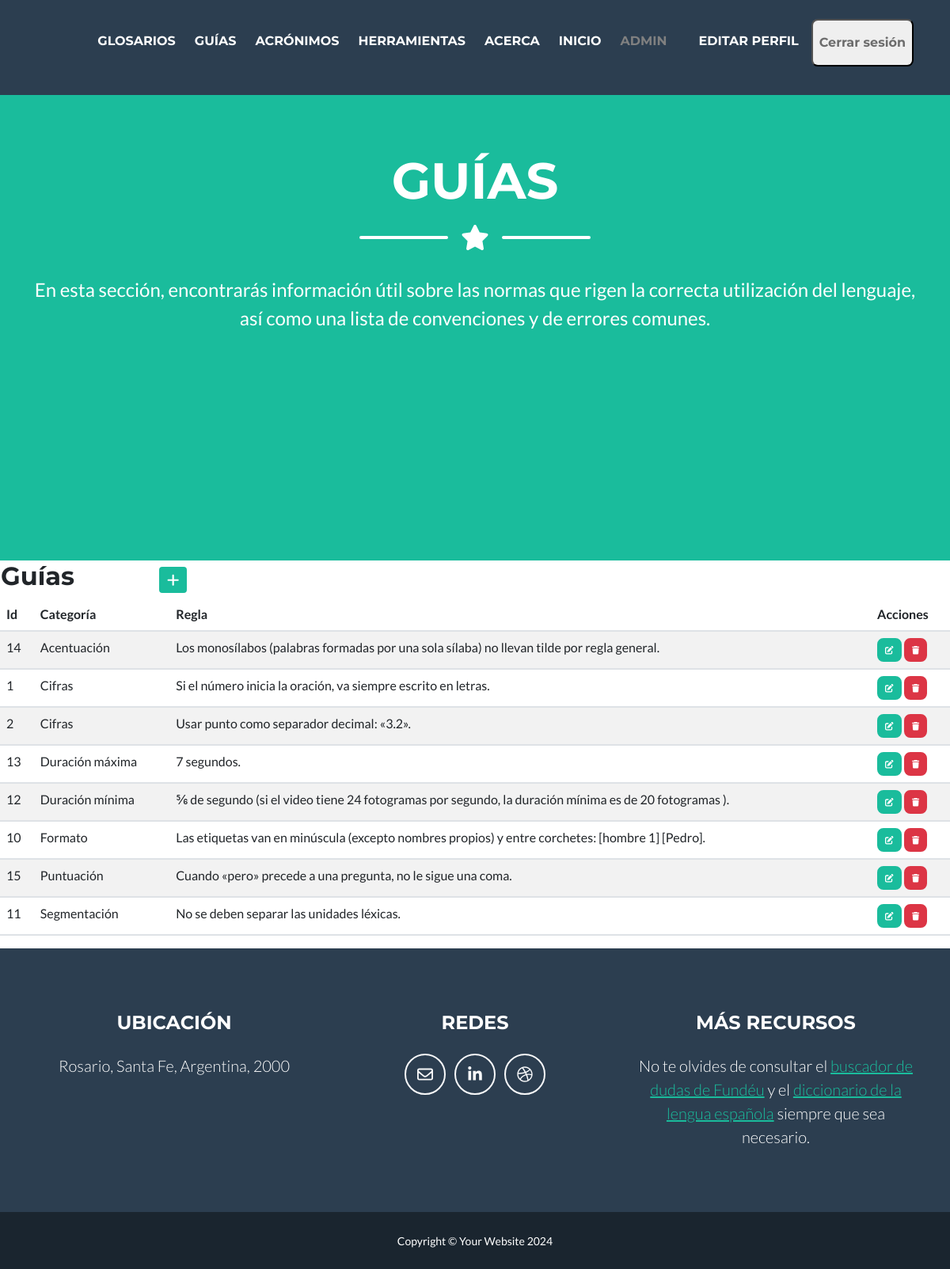
/guías/ (signed in), run on the app's committed database.
### aplicacion/models.py (models this page shows, shortened)
class Guías(models.Model):
    regla = models.CharField(max_length=100)
    categoría = models.CharField(max_length=100)
    class Meta:
        ordering = ["categoría"]
        verbose_name = "Guías"
        verbose_name_plural = "Guías"

### aplicacion/views.py (called while the page is built)
@login_required
def guías(request):
    contexto = {'guías': Guías.objects.all()}
    return render(request, "aplicacion/guías.html", contexto)

### aplicacion/templates/aplicacion/guías.html (shortened to what this page needs)
{% extends "aplicacion/index.html" %}
{% block inicio %}
<li class="nav-item mx-0 mx-lg-1"><a class="nav-link py-3 px-0 px-lg-2 rounded" href="{% url 'home' %}">Inicio</a></li>
{% endblock inicio %}
{% block  titulo%}
<header class="masthead bg-primary text-white text-center">
    <div class="container d-flex align-items-center flex-column">
        <h1 class="masthead-heading text-uppercase mb-0">Guías</h1>
        <div class="divider-custom divider-light">
            <div class="divider-custom-line"></div>
            <div class="divider-custom-icon"><i class="fas fa-star"></i></div>
            <div class="divider-custom-line"></div>
        </div>
        <p class="masthead-subheading font-weight-light mb-0">En esta sección, encontrarás información útil sobre las normas que rigen la correcta utilización del lenguaje, así como una lista de convenciones y de errores comunes.</p>
    </div>
</header>
{% endblock titulo%}
{% block  contenido%}
<table>
    <tr>
        <td width="200"><h2>Guías</h2></td>
        <td>
            <a
            href="{% url 'guíasForm' %}"
            class="btn btn-primary btn-sm"
            ><i class="fa fa-plus fa-lg" title="Crear"> </i>
            </a>
        </td>
    </tr>
</table>
<table class="table table-striped">
    <thead>
        <tr>
            <th>Id</th>
            <th>Categoría</th>
            <th>Regla</th>
            <th>Acciones</th>
        </tr>
    </thead>
    <tbody>
    {% for g in guías  %}
        <tr>
            <td>{{ g.id }}</td>
            <td>{{ g.categoría }}</td>
            <td>{{ g.regla }}</td>
            <td>
                <a
                  href="{% url 'guíasUpdate' g.id %}"
                  class="btn btn-primary"
                  style="--bs-btn-padding-y: .25rem; --bs-btn-padding-x: .5rem; --bs-btn-font-size: .75rem;"
                  ><i class="fa fa-edit fa-sm" title="Edit Record"></i>
                </a>
                <a
                  href="{% url 'guíasDelete' g.id %}"
                  class="btn btn-danger"
                  style="--bs-btn-padding-y: .25rem; --bs-btn-padding-x: .5rem; --bs-btn-font-size: .75rem;"
                  ><i class="fa fa-trash fa-sm" title="Delete Record"></i>
                </a>
            </td>
        </tr>
    {% endfor %}
    </tbody>
</table>
{% endblock contenido%}

### aplicacion/templates/aplicacion/index.html (shortened to what this page needs)
<!DOCTYPE html>
<html lang="en">
    <head>
        {% load static %}
        <link href="{% static 'css/styles.css' %}" rel="stylesheet" />
        <link rel="stylesheet" href="https://cdnjs.cloudflare.com/ajax/libs/font-awesome/6.4.0/css/all.min.css">
    </head>
    <body id="page-top">
        <nav class="navbar navbar-expand-lg bg-secondary text-uppercase fixed-top" id="mainNav">
            <div class="container">
                <div class="collapse navbar-collapse" id="navbarResponsive">
                    <ul class="navbar-nav ms-auto">
                        {% if user.is_authenticated %}
                        <li class="nav-item mx-0 mx-lg-1"><a class="nav-link py-3 px-0 px-lg-2 rounded" href="{% url 'glosarios'%}">Glosarios</a></li>
                        <li class="nav-item mx-0 mx-lg-1"><a class="nav-link py-3 px-0 px-lg-2 rounded" href="{% url 'guías'%}">Guías</a></li>
                        <li class="nav-item mx-0 mx-lg-1"><a class="nav-link py-3 px-0 px-lg-2 rounded" href="{% url 'acrónimos'%}">Acrónimos</a></li>
                        <li class="nav-item mx-0 mx-lg-1"><a class="nav-link py-3 px-0 px-lg-2 rounded" href="{% url 'herramientas'%}">herramientas</a></li>
                        <li class="nav-item mx-0 mx-lg-1"><a class="nav-link py-3 px-0 px-lg-2 rounded" href="{% url 'acerca'%}">Acerca</a></li>
                        {% block inicio %}{% endblock inicio %}
                        <li class="nav-item mx-0 mx-lg-1"><p  class="nav-link py-3 px-0 px-lg-2 rounded" style="color:gray">{{user.username}}</p></li>
                        <div class="text-center">
                            <a  class="nav-link py-2 px-0 px-lg-2 rounded"href="{% url 'agregar_avatar' %}" ><img src="{{ request.session.avatar }}" height="40px" weight="40px"/></a>
                        </div>
                        <li class="nav-item mx-0 mx-lg-1"><a class="nav-link py-3 px-0 px-lg-2 rounded" href="{% url 'perfil'%}">Editar perfil</a></li>
                        <li class="nav-item mx-0 mx-lg-1"><form action="{% url 'logout' %}" method="post">
                            <button type="submit" class="nav-link py-3 px-0 px-lg-2 rounded">Cerrar sesión</button>
                        </form></li>
                        {% endif %}
                    </ul>
                </div>
            </div>
        </nav>
        {% block  titulo%}{% endblock titulo%}
        {% block contenido %}{% endblock contenido %}
        <footer class="footer text-center">
            <div class="container">
                <div class="row">
                    <div class="col-lg-4 mb-5 mb-lg-0">
                        <h4 class="text-uppercase mb-4">Ubicación</h4>
                        <p class="lead mb-0">
                            Rosario, Santa Fe, Argentina, 2000
                        </p>
                    </div>
                    <div class="col-lg-4 mb-5 mb-lg-0">
                        <h4 class="text-uppercase mb-4">Redes</h4>
                        <a class="btn btn-outline-light btn-social mx-1" target="_blank" href="mailto:fedredebora@gmail.com"><i class="fa-regular fa-envelope"></i></a>
                        <a class="btn btn-outline-light btn-social mx-1" target="_blank" href="https://www.linkedin.com/in/d%C3%A9borafedre/"><i class="fab fa-fw fa-linkedin-in"></i></a>
                        <a class="btn btn-outline-light btn-social mx-1" target="_blank" href="https://debofedre.github.io/Traducci-n-audiovisual-accesible/"><i class="fab fa-fw fa-dribbble"></i></a>
                    </div>
                    <div class="col-lg-4">
                        <h4 class="text-uppercase mb-4">Más recursos</h4>
                        <p class="lead mb-0">
                            No te olvides de consultar el <a href="https://www.fundeu.es/" target="_blank">buscador de dudas de Fundéu</a> y el <a href="https://dle.rae.es/" target="_blank">diccionario de la lengua española</a> siempre que sea necesario.
                        </p>
                    </div>
                </div>
            </div>
        </footer>
        <div class="copyright py-4 text-center text-white">
            <div class="container"><small>Copyright &copy; Your Website 2024</small></div>
        </div>
    </body>
</html>

### data on the page
Guías: id "14", categoría "Acentuación", regla "Los monosílabos (palabras formadas por una sola sílaba) no llevan tilde por regla general."
Guías: id "1", categoría "Cifras", regla "Si el número inicia la oración, va siempre escrito en letras."
Guías: id "2", categoría "Cifras", regla "Usar punto como separador decimal: «3.2»."
Guías: id "13", categoría "Duración máxima", regla "7 segundos."
Guías: id "12", categoría "Duración mínima", regla "⅚ de segundo (si el video tiene 24 fotogramas por segundo, la duración mínima es de 20 fotogramas )."
Guías: id "10", categoría "Formato", regla "Las etiquetas van en minúscula (excepto nombres propios) y entre corchetes: [hombre 1] [Pedro]."
Guías: id "15", categoría "Puntuación", regla "Cuando «pero» precede a una pregunta, no le sigue una coma."
Guías: id "11", categoría "Segmentación", regla "No se deben separar las unidades léxicas."

### other printed values
{{ user.username }} "ADMIN"
